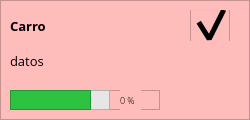
      <widget class="QFrame" name="frame">
       <property name="geometry">
        <rect>
         <x>20</x>
         <y>40</y>
         <width>250</width>
         <height>120</height>
        </rect>
       </property>
       <property name="styleSheet">
        <string notr="true">background-color:rgb(254, 188, 187);</string>
       </property>
       <property name="frameShape">
        <enum>QFrame::StyledPanel</enum>
       </property>
       <property name="frameShadow">
        <enum>QFrame::Raised</enum>
       </property>
       <widget class="QLabel" name="iconCar">
        <property name="geometry">
         <rect>
          <x>160</x>
          <y>50</y>
          <width>81</width>
          <height>61</height>
         </rect>
        </property>
        <property name="styleSheet">
         <string notr="true">image:url(&quot;:/images/vehicle.png&quot;);
</string>
        </property>
        <property name="text">
         <string/>
        </property>
       </widget>
       <widget class="QCheckBox" name="checkBoxCar">
        <property name="geometry">
         <rect>
          <x>190</x>
          <y>10</y>
          <width>41</width>
          <height>31</height>
         </rect>
        </property>
        <property name="styleSheet">
         <string notr="true">QCheckBox::indicator{
	width: 40px;
	height:40px;
}

QCheckBox::indicator:checked{
	image:url(&quot;:/images/switch-on.png&quot;);
}

QCheckBox::indicator:unchecked{
	image:url(&quot;:/images/switch-off.png&quot;);
}</string>
        </property>
        <property name="text">
         <string/>
        </property>
        <property name="checked">
         <bool>true</bool>
        </property>
       </widget>
       <widget class="QLabel" name="lbCarro">
        <property name="geometry">
         <rect>
          <x>10</x>
          <y>10</y>
          <width>161</width>
          <height>31</height>
         </rect>
        </property>
        <property name="font">
         <font>
          <family>Open Sans</family>
          <pointsize>10</pointsize>
          <weight>75</weight>
          <bold>true</bold>
         </font>
        </property>
        <property name="text">
         <string>Carro</string>
        </property>
       </widget>
       <widget class="QFrame" name="panelProgressCar">
        <property name="geometry">
         <rect>
          <x>10</x>
          <y>90</y>
          <width>150</width>
          <height>20</height>
         </rect>
        </property>
        <property name="frameShape">
         <enum>QFrame::StyledPanel</enum>
        </property>
        <property name="frameShadow">
         <enum>QFrame::Raised</enum>
        </property>
        <widget class="QFrame" name="barCar">
         <property name="geometry">
          <rect>
           <x>0</x>
           <y>0</y>
           <width>100</width>
           <height>20</height>
          </rect>
         </property>
         <property name="styleSheet">
          <string notr="true">background-color:rgb(230, 230, 230);</string>
         </property>
         <property name="frameShape">
          <enum>QFrame::StyledPanel</enum>
         </property>
         <property name="frameShadow">
          <enum>QFrame::Raised</enum>
         </property>
         <widget class="QFrame" name="progressCar">
          <property name="geometry">
           <rect>
            <x>0</x>
            <y>0</y>
            <width>81</width>
            <height>20</height>
           </rect>
          </property>
          <property name="styleSheet">
           <string notr="true">background-color:rgb(46, 194, 67);
width: 12px;</string>
          </property>
          <property name="frameShape">
           <enum>QFrame::StyledPanel</enum>
          </property>
          <property name="frameShadow">
           <enum>QFrame::Raised</enum>
          </property>
         </widget>
        </widget>
        <widget class="QLabel" name="lbProgressCar">
         <property name="geometry">
          <rect>
           <x>110</x>
           <y>0</y>
           <width>21</width>
           <height>20</height>
          </rect>
         </property>
         <property name="font">
          <font>
           <family>Open Sans Light</family>
           <pointsize>7</pointsize>
           <weight>50</weight>
           <bold>false</bold>
          </font>
         </property>
         <property name="text">
          <string>0 %</string>
         </property>
        </widget>
       </widget>
       <widget class="QLabel" name="lbDatosCar">
        <property name="geometry">
         <rect>
          <x>10</x>
          <y>40</y>
          <width>151</width>
          <height>41</height>
         </rect>
        </property>
        <property name="font">
         <font>
          <family>Open Sans</family>
          <pointsize>10</pointsize>
         </font>
        </property>
        <property name="text">
         <string>datos</string>
        </property>
       </widget>
      </widget>
